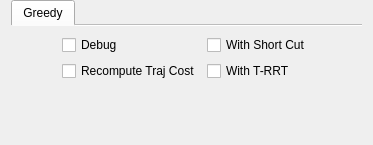
          <widget class="QWidget" name="tabUtils">
           <attribute name="title">
            <string>Utils</string>
           </attribute>
           <layout class="QVBoxLayout" name="verticalLayout_17">
            <property name="topMargin">
             <number>0</number>
            </property>
            <item>
             <widget class="QTabWidget" name="tabWidget_3">
              <property name="currentIndex">
               <number>0</number>
              </property>
              <property name="documentMode">
               <bool>true</bool>
              </property>
              <widget class="QWidget" name="tab_3">
               <attribute name="title">
                <string>Greedy</string>
               </attribute>
               <layout class="QVBoxLayout" name="verticalLayout_18">
                <item>
                 <layout class="QGridLayout" name="gridLayout_6">
                  <item row="0" column="1">
                   <widget class="QCheckBox" name="checkBoxDebug">
                    <property name="text">
                     <string>Debug</string>
                    </property>
                   </widget>
                  </item>
                  <item row="1" column="1">
                   <widget class="QCheckBox" name="checkBoxRecomputeTrajCost">
                    <property name="text">
                     <string>Recompute Traj Cost</string>
                    </property>
                   </widget>
                  </item>
                  <item row="0" column="2">
                   <widget class="QCheckBox" name="checkBoxWithShortCut_2">
                    <property name="text">
                     <string>With Short Cut</string>
                    </property>
                   </widget>
                  </item>
                  <item row="1" column="2">
                   <widget class="QCheckBox" name="checkBoxUseTRRT">
                    <property name="text">
                     <string>With T-RRT</string>
                    </property>
                   </widget>
                  </item>
                  <item row="1" column="0">
                   <spacer name="horizontalSpacer_13">
                    <property name="orientation">
                     <enum>Qt::Horizontal</enum>
                    </property>
                    <property name="sizeHint" stdset="0">
                     <size>
                      <width>40</width>
                      <height>20</height>
                     </size>
                    </property>
                   </spacer>
                  </item>
                  <item row="1" column="3">
                   <spacer name="horizontalSpacer_14">
                    <property name="orientation">
                     <enum>Qt::Horizontal</enum>
                    </property>
                    <property name="sizeHint" stdset="0">
                     <size>
                      <width>40</width>
                      <height>20</height>
                     </size>
                    </property>
                   </spacer>
                  </item>
                 </layout>
                </item>
                <item>
                 <layout class="QVBoxLayout" name="greedyLayout"/>
                </item>
                <item>
                 <spacer name="verticalSpacer_8">
                  <property name="orientation">
                   <enum>Qt::Vertical</enum>
                  </property>
                  <property name="sizeHint" stdset="0">
                   <size>
                    <width>20</width>
                    <height>40</height>
                   </size>
                  </property>
                 </spacer>
                </item>
               </layout>
              </widget>
             </widget>
            </item>
           </layout>
          </widget>
